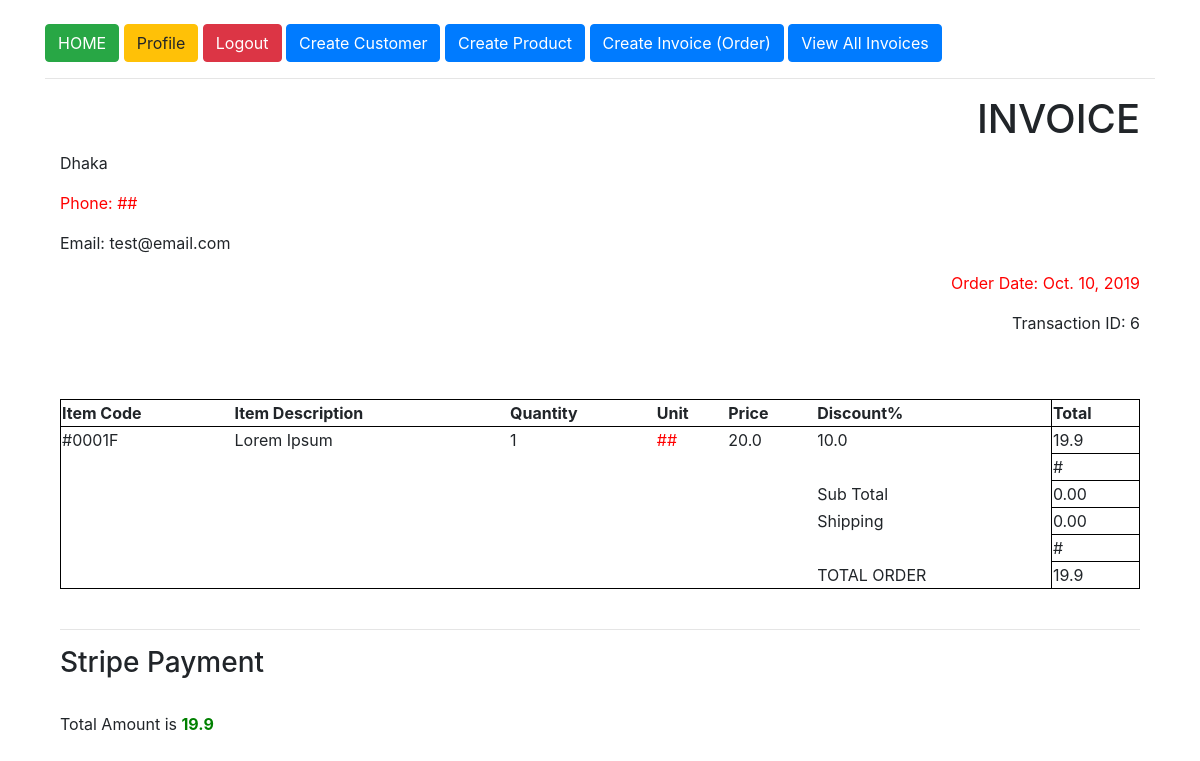
The page /single_invoice_details/6/ (signed in) on the database its author committed.
### products_invoices/models.py (models this page shows, shortened)
class Invoice(models.Model):
    CURRENCIES = (
        ('Euros', 'Euros'),
        ('USD', 'USD'),
        ('Pounds', 'Pounds'),
    )
    customer = models.ForeignKey(Customer, on_delete=models.CASCADE)
    currency = models.CharField(max_length=20, choices=CURRENCIES, default='Euros')
    date = models.DateField(null=True, blank=True)
    item_code = models.CharField(max_length=10)
    item_description = models.OneToOneField(Product, on_delete=models.CASCADE)
    quantity = models.PositiveSmallIntegerField(default=1)
    unit_price = models.FloatField(default=0.00)
    discount = models.FloatField()
    class Meta:
        ordering = ['-id']
    @property
    def total(self):
        total_price = self.quantity * self.unit_price - (self.discount / 100)
        return total_price

class Customer(models.Model):
    customer_name = models.CharField(max_length=150)
    address = models.CharField(max_length=150)
    email = models.EmailField(null=True, blank=True)
    class Meta:
        ordering = ['-id']

class Product(models.Model):
    product_name = models.CharField(max_length=150)
    category = models.CharField(max_length=150)
    description = models.TextField(max_length=500)
    class Meta:
        ordering = ['-id']

### products_invoices/views.py (the view)
# urls.py: path('single_invoice_details/<int:id>/', single_invoice_details, name='single_invoice_details'),
@login_required(login_url='login')
def single_invoice_details(request, id=None):
    invoice_details = Invoice.objects.get(id=id)
    context = {
        'invoice_details': invoice_details,
        'key': stripe_pub,
    }
    template = 'products_invoices/single_invoice_details.html'
    return render(request, template, context)

### templates/products_invoices/single_invoice_details.html (shortened to what this page needs)
{% extends 'base.html' %}
{% block content %}
<div class="container">
    <h1 style="text-align: right">INVOICE</h1>
    <p>{{invoice_details.customer.address}}</p>
    <p style="color: red">Phone: ##</p>
    <p>Email: {{invoice_details.customer.email}}</p>
    <p style="text-align: right; color: red">Order Date: {{invoice_details.date}}</p>
    <p style="text-align: right">Transaction ID: {{invoice_details.id}}</p>
    <br><br>
    <table style="width: 100%; border: 1px solid black">
        <tr style="border: 1px solid black">
            <th>Item Code</th>
            <th>Item Description</th>
            <th>Quantity</th>
            <th>Unit</th>
            <th>Price</th>
            <th>Discount%</th>
            <th style="border: 1px solid black">Total</th>
        </tr>
        <tr>
            <td>{{ invoice_details.item_code }}</td>
            <td>{{ invoice_details.item_description.description }}</td>
            <td>{{ invoice_details.quantity }}</td>
            <td style="color: red">##</td>
            <td>{{ invoice_details.unit_price }}</td>
            <td>{{ invoice_details.discount }}</td>
            <td style="border: 1px solid black">{{ invoice_details.total }}</td>
        </tr>
        <tr>
            <td></td>
            <td></td>
            <td></td>
            <td></td>
            <td></td>
            <td></td>
            <td style="border: 1px solid black">#</td>
        </tr>
        <tr>
            <td></td>
            <td></td>
            <td></td>
            <td></td>
            <td></td>
            <td>Sub Total</td>
            <td style="border: 1px solid black">0.00</td>
        </tr>
        <tr>
            <td></td>
            <td></td>
            <td></td>
            <td></td>
            <td></td>
            <td>Shipping</td>
            <td style="border: 1px solid black">0.00</td>
        </tr>
        <tr>
            <td></td>
            <td></td>
            <td></td>
            <td></td>
            <td></td>
            <td></td>
            <td style="border: 1px solid black">#</td>
        </tr>
        <tr>
            <td></td>
            <td></td>
            <td></td>
            <td></td>
            <td></td>
            <td>TOTAL ORDER</td>
            <td style="border: 1px solid black">{{ invoice_details.total }}</td>
        </tr>
    </table>
    <br>
    <hr>
    <h3>Stripe Payment</h3>
    <br>
    <form action="{% url 'checkout' %}" method="post">
        <p>Total Amount is <b style="color: green">{{ invoice_details.total }}</b></p>
    </form>
    <br>
    <br>
</div>
{% endblock %}

### rows shown on the page
Invoice: customer.address "Dhaka", customer.email "test@email.com", date "Oct. 10, 2019", id "6", item_code "#0001F", item_description.description "Lorem Ipsum", quantity "1", unit_price "20.0", discount "10.0", total "19.9"
